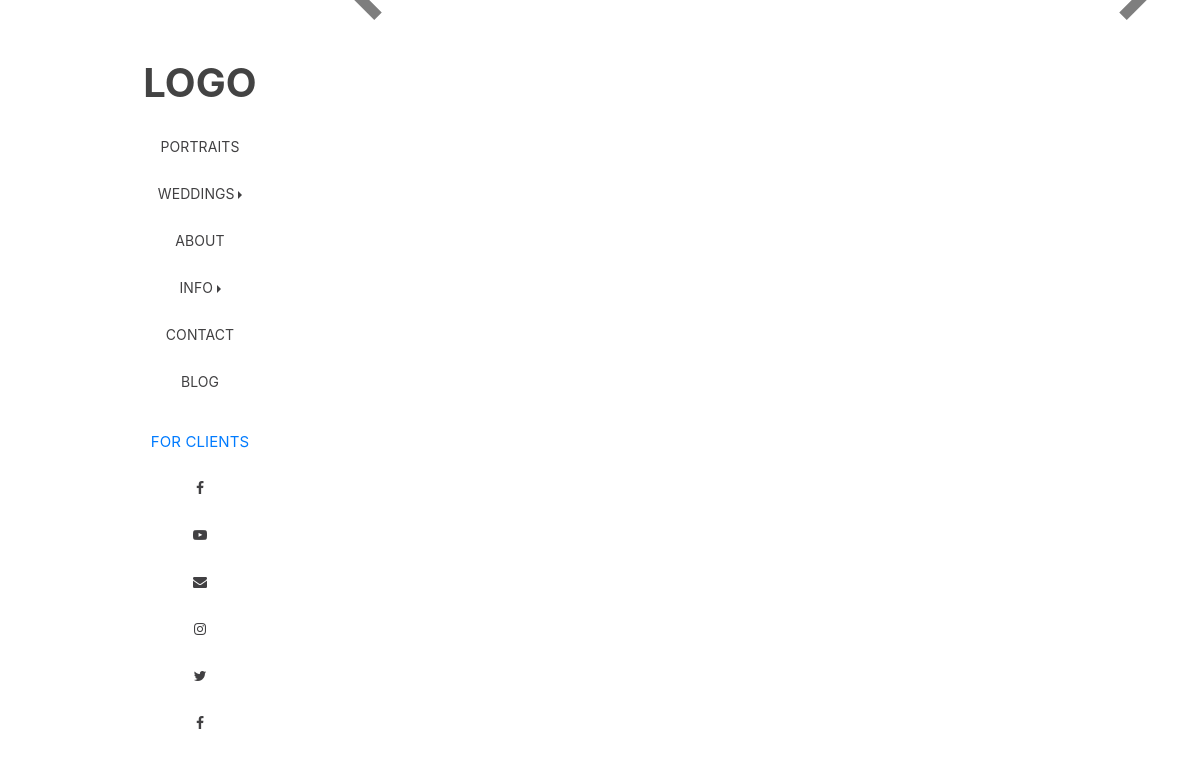
The page /Photo/2/ on the database as committed earlier.
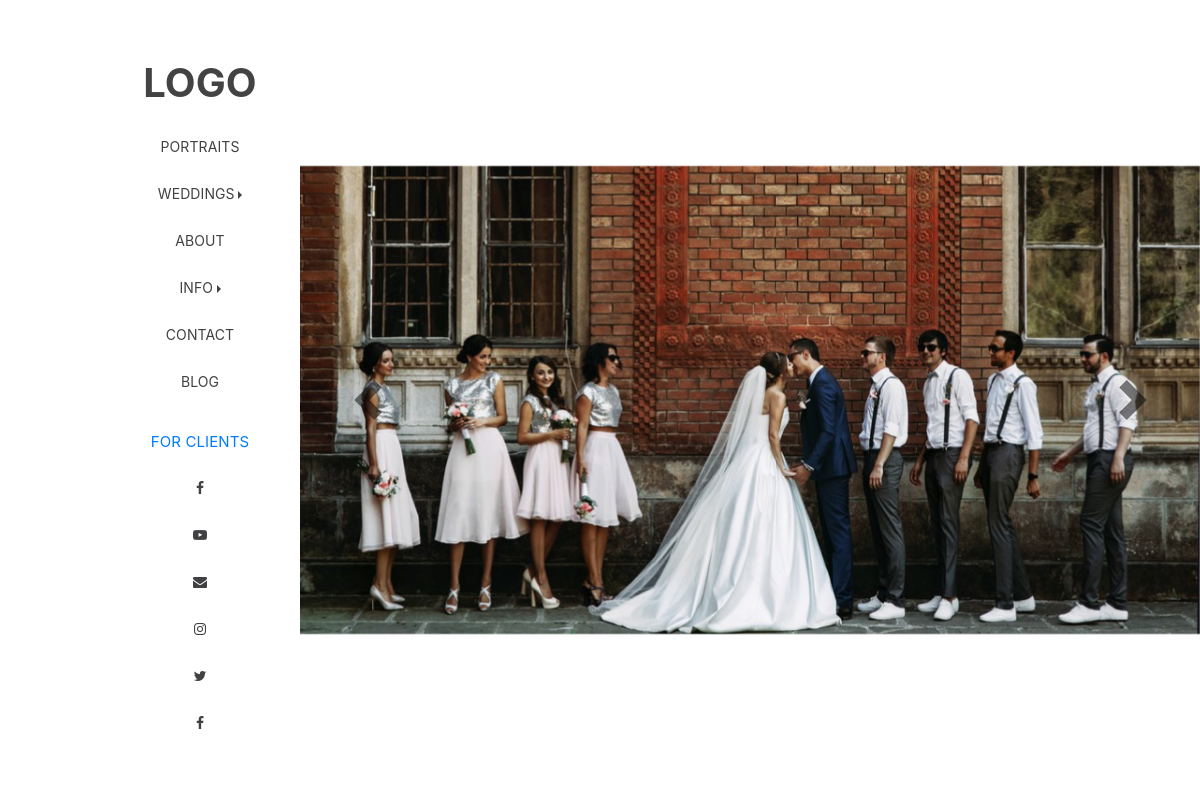
The same page on the database as committed later.
### Wedding/models.py (models this page shows)
class Favourite(models.Model):
    image = models.ImageField(upload_to="Wedding/Favourite")

### Wedding/views.py (the view)
# urls.py: path('Photo/<int:pk>/', views.Image, name='photo'),
def Image(request, pk):
    fv = Favourite.objects.filter(pk=pk)
    slide1 = Favourite.objects.all()
    photo = fv | slide1
    return render(request, 'Wedding/image.html', {'photo': photo, 'pk': pk})

### Wedding/templates/Wedding/image.html (shortened to what this page needs)
{% extends 'Gallery/base.html' %}
{% load static %}
{% block content %}
    <div class="slider">
        <div id="carouselExampleFade" class="carousel slide carousel-fade" data-ride="carousel">
            <div class="carousel-inner">
                {% for p in photo %}
                    <div class="carousel-item {% if p.id == pk %} active {% endif %}">
                        <img src="{{ p.image.url }}" class="d-block img-fluid" alt="">
                    </div>
                {% endfor %}
            </div>
            <a class="carousel-control-prev" href="#carouselExampleFade" role="button" data-slide="prev">
                <span class="carousel-control-prev-icon" aria-hidden="true"></span>
            </a>
            <a class="carousel-control-next" href="#carouselExampleFade" role="button" data-slide="next">
                <span class="carousel-control-next-icon" aria-hidden="true"></span>
            </a>
        </div>
    </div>
{% endblock %}

Rows that differ between the two databases and show on the page:
added Favourite: image (picture)
